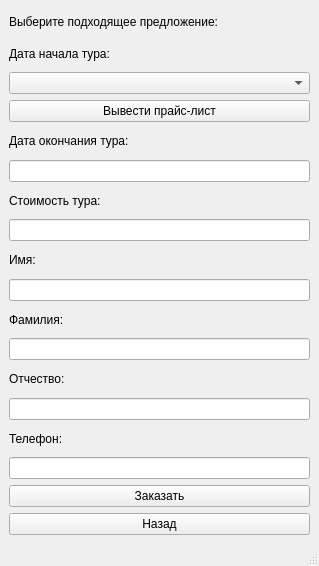
<?xml version="1.0" encoding="UTF-8"?>
<ui version="4.0">
 <class>ToursOrder</class>
 <widget class="QMainWindow" name="ToursOrder">
  <property name="geometry">
   <rect>
    <x>0</x>
    <y>0</y>
    <width>319</width>
    <height>566</height>
   </rect>
  </property>
  <property name="windowTitle">
   <string>Заказать тур</string>
  </property>
  <widget class="QWidget" name="centralwidget">
   <layout class="QVBoxLayout" name="verticalLayout">
    <item>
     <widget class="QLabel" name="label_2">
      <property name="text">
       <string>Выберите подходящее предложение:</string>
      </property>
     </widget>
    </item>
    <item>
     <widget class="QLabel" name="label_3">
      <property name="text">
       <string>Дата начала тура:</string>
      </property>
     </widget>
    </item>
    <item>
     <widget class="QComboBox" name="tourStartDateCb"/>
    </item>
    <item>
     <widget class="QPushButton" name="printPriceListBut">
      <property name="text">
       <string>Вывести прайс-лист</string>
      </property>
     </widget>
    </item>
    <item>
     <widget class="QLabel" name="label_4">
      <property name="text">
       <string>Дата окончания тура:</string>
      </property>
     </widget>
    </item>
    <item>
     <widget class="QLineEdit" name="tourEndDateLe">
      <property name="readOnly">
       <bool>true</bool>
      </property>
     </widget>
    </item>
    <item>
     <widget class="QLabel" name="label_5">
      <property name="text">
       <string>Стоимость тура:</string>
      </property>
     </widget>
    </item>
    <item>
     <widget class="QLineEdit" name="tourPriceLe">
      <property name="readOnly">
       <bool>true</bool>
      </property>
     </widget>
    </item>
    <item>
     <widget class="QLabel" name="label">
      <property name="text">
       <string>Имя:</string>
      </property>
     </widget>
    </item>
    <item>
     <widget class="QLineEdit" name="nameLe"/>
    </item>
    <item>
     <widget class="QLabel" name="label_6">
      <property name="text">
       <string>Фамилия:</string>
      </property>
     </widget>
    </item>
    <item>
     <widget class="QLineEdit" name="surnameLe"/>
    </item>
    <item>
     <widget class="QLabel" name="label_7">
      <property name="text">
       <string>Отчество:</string>
      </property>
     </widget>
    </item>
    <item>
     <widget class="QLineEdit" name="patronymicLe"/>
    </item>
    <item>
     <widget class="QLabel" name="label_8">
      <property name="text">
       <string>Телефон:</string>
      </property>
     </widget>
    </item>
    <item>
     <widget class="QLineEdit" name="phoneLe"/>
    </item>
    <item>
     <widget class="QPushButton" name="orderTourBut">
      <property name="text">
       <string>Заказать</string>
      </property>
     </widget>
    </item>
    <item>
     <widget class="QPushButton" name="backBut">
      <property name="text">
       <string>Назад</string>
      </property>
     </widget>
    </item>
   </layout>
  </widget>
  <widget class="QStatusBar" name="statusbar"/>
 </widget>
 <resources/>
 <connections/>
</ui>
